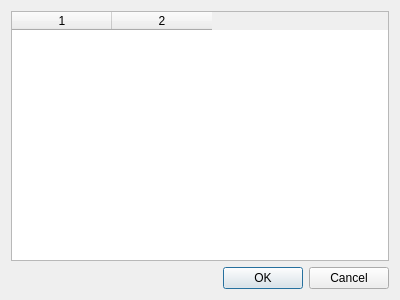
<?xml version="1.0" encoding="UTF-8"?>
<ui version="4.0">
 <class>DeviceConnect</class>
 <widget class="QDialog" name="DeviceConnect">
  <property name="geometry">
   <rect>
    <x>0</x>
    <y>0</y>
    <width>400</width>
    <height>300</height>
   </rect>
  </property>
  <property name="windowTitle">
   <string>Dialog</string>
  </property>
  <layout class="QVBoxLayout" name="verticalLayout">
   <item>
    <widget class="QTableWidget" name="urls">
     <property name="columnCount">
      <number>2</number>
     </property>
     <attribute name="horizontalHeaderVisible">
      <bool>true</bool>
     </attribute>
     <column/>
     <column/>
    </widget>
   </item>
   <item>
    <widget class="QDialogButtonBox" name="buttonBox">
     <property name="orientation">
      <enum>Qt::Horizontal</enum>
     </property>
     <property name="standardButtons">
      <set>QDialogButtonBox::Cancel|QDialogButtonBox::Ok</set>
     </property>
    </widget>
   </item>
  </layout>
 </widget>
 <resources/>
 <connections>
  <connection>
   <sender>buttonBox</sender>
   <signal>accepted()</signal>
   <receiver>DeviceConnect</receiver>
   <slot>accept()</slot>
   <hints>
    <hint type="sourcelabel">
     <x>248</x>
     <y>254</y>
    </hint>
    <hint type="destinationlabel">
     <x>157</x>
     <y>274</y>
    </hint>
   </hints>
  </connection>
  <connection>
   <sender>buttonBox</sender>
   <signal>rejected()</signal>
   <receiver>DeviceConnect</receiver>
   <slot>reject()</slot>
   <hints>
    <hint type="sourcelabel">
     <x>316</x>
     <y>260</y>
    </hint>
    <hint type="destinationlabel">
     <x>286</x>
     <y>274</y>
    </hint>
   </hints>
  </connection>
 </connections>
</ui>
